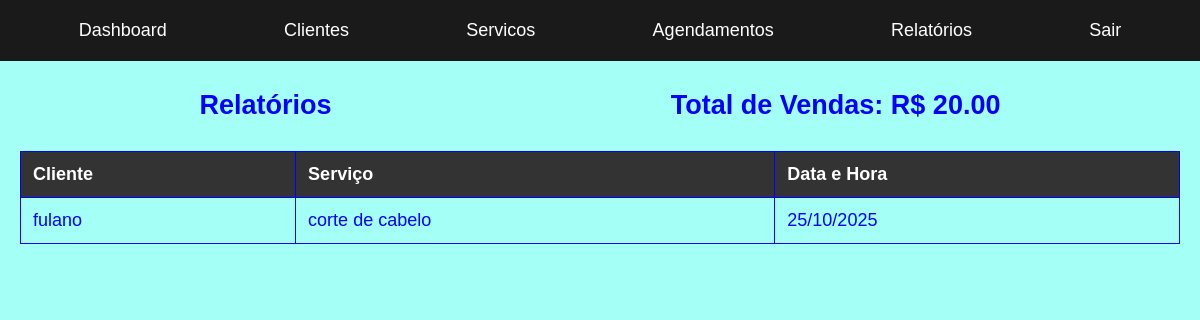
/relatorios/ (signed in), run on the app's committed database.
### pdv/models.py (models this page shows, shortened)
class Agendamento(models.Model):
    cliente = models.ForeignKey(Cliente, on_delete=models.CASCADE)
    servico = models.ForeignKey(Servico, on_delete=models.CASCADE)
    data_hora = models.DateTimeField()

class Cliente(models.Model):
    nome = models.CharField(max_length=100)
    telefone = models.CharField(max_length=15)
    email = models.EmailField()

class Servico(models.Model):
    nome = models.CharField(max_length=100)
    preco = models.DecimalField(max_digits=10, decimal_places=2)

### pdv/views.py (the view)
# urls.py: path('relatorios/', relatorios_view, name='relatorios'),
@login_required
def relatorios_view(request):
    agendamentos = Agendamento.objects.all()
    total_vendas = sum(agendamento.servico.preco for agendamento in agendamentos)
    return render(request, 'pdv/relatorios.html', {'agendamentos': agendamentos, 'total_vendas': total_vendas})

### pdv/templates/pdv/relatorios.html
{% extends 'pdv/base.html' %}
{% load static %}
{% block extra_styles %}
<link rel="stylesheet" type="text/css" href="{% static 'tabelas/tabelas.css' %}">
{% endblock %}
{% block content %}
<div class="titulo">
    <h2>Relatórios</h2>
    <h2>Total de Vendas: R$ {{ total_vendas }}</h2>
</div>
<table>
    <tr>
        <th>Cliente</th>
        <th>Serviço</th>
        <th>Data e Hora</th>
    </tr>
    {% for agendamento in agendamentos %}
    <tr>
        <td>{{ agendamento.cliente.nome }}</td>
        <td>{{ agendamento.servico.nome }}</td>
        <td>{{ agendamento.data_hora|date:"d/m/Y" }}</td>
    </tr>
    {% endfor %}
</table>
{% endblock %}

### pdv/static/global/style.css (style rules this page uses)
body { margin: 0; font-family: 'Times New Roman', Times, serif; font-size: large; }
.titulo { display: flex; justify-content: space-between; align-items: center; padding: 10px; }
.titulo h2 { margin: 0; flex-grow: 1; text-align: center; }

### pdv/static/tabelas/tabelas.css (style rules this page uses)
body { margin: 0; font-family: Arial, sans-serif; background-color:rgb(164, 255, 247); color: blue; }
h2 { text-align: center; margin-top: 20px; }
table { width: 100%; border-collapse: collapse; margin: 20px 0; }
th, td { border: 1px solid blue; padding: 12px; text-align: left; }
th { background-color: #333; color: white; }

### data on the page
Agendamento: cliente.nome "fulano", servico.nome "corte de cabelo", data_hora "25/10/2025"

### other printed values
{{ total_vendas }} "20.00"
